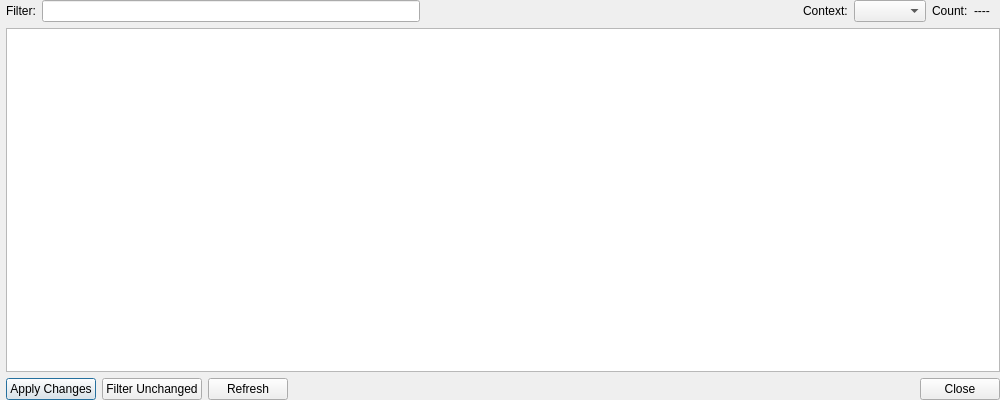
<?xml version="1.0" encoding="UTF-8"?>
<ui version="4.0">
 <class>ReplacementPreviewPlus</class>
 <widget class="QDialog" name="ReplacementPreviewPlus">
  <property name="geometry">
   <rect>
    <x>0</x>
    <y>0</y>
    <width>1000</width>
    <height>400</height>
   </rect>
  </property>
  <property name="windowTitle">
   <string>Replacements (Delete Unwanted Replacements)</string>
  </property>
  <layout class="QVBoxLayout" name="verticalLayout">
   <property name="leftMargin">
    <number>6</number>
   </property>
   <property name="topMargin">
    <number>0</number>
   </property>
   <property name="rightMargin">
    <number>0</number>
   </property>
   <property name="bottomMargin">
    <number>0</number>
   </property>
   <item>
    <layout class="QHBoxLayout" name="horizontalLayout" stretch="0,0,0,0,0,0,0">
     <item>
      <widget class="QLabel" name="label">
       <property name="text">
        <string>Filter:</string>
       </property>
      </widget>
     </item>
     <item>
      <widget class="QLineEdit" name="leFilter"/>
     </item>
     <item>
      <spacer name="horizontalSpacer1">
       <property name="orientation">
        <enum>Qt::Horizontal</enum>
       </property>
       <property name="sizeHint" stdset="0">
        <size>
         <width>20</width>
         <height>10</height>
        </size>
       </property>
      </spacer>
     </item>
     <item>
      <widget class="QLabel" name="ctxlbl">
       <property name="toolTip">
        <string>Select the amount of context in characters shown before and after the match.</string>
       </property>
       <property name="text">
        <string>Context:</string>
       </property>
      </widget>
     </item>
     <item>
      <widget class="QComboBox" name="amtcb">
       <property name="sizePolicy">
        <sizepolicy hsizetype="Fixed" vsizetype="Fixed">
         <horstretch>0</horstretch>
         <verstretch>0</verstretch>
        </sizepolicy>
       </property>
       <property name="focusPolicy">
        <enum>Qt::StrongFocus</enum>
       </property>
       <property name="editable">
        <bool>false</bool>
       </property>
      </widget>
     </item>
     <item>
      <widget class="QLabel" name="cntlbl">
       <property name="text">
        <string>Count:</string>
       </property>
      </widget>
     </item>
     <item>
      <widget class="QLabel" name="cntamt">
       <property name="toolTip">
        <string>Total Number of Matches/Replacements</string>
       </property>
       <property name="text">
        <string>----   </string>
       </property>
      </widget>
     </item>
    </layout>
   </item>
   <item>
    <widget class="QTreeView" name="PreviewTree">
     <property name="sizePolicy">
      <sizepolicy hsizetype="Expanding" vsizetype="Expanding">
       <horstretch>0</horstretch>
       <verstretch>0</verstretch>
      </sizepolicy>
     </property>
     <property name="toolTip">
      <string>Delete unwanted replacements from the table.
       Warning: Once replacements are applied, no &quot;undo&quot; is possible.</string>
     </property>
     <property name="editTriggers">
      <set>QAbstractItemView::NoEditTriggers</set>
     </property>
     <property name="showDropIndicator" stdset="0">
      <bool>false</bool>
     </property>
     <property name="alternatingRowColors">
      <bool>true</bool>
     </property>
     <property name="selectionMode">
      <enum>QAbstractItemView::ContiguousSelection</enum>
     </property>
     <property name="uniformRowHeights">
      <bool>true</bool>
     </property>
     <property name="sortingEnabled">
      <bool>false</bool>
     </property>
     <property name="expandsOnDoubleClick">
      <bool>false</bool>
     </property>
    </widget>
   </item>
   <item>
    <layout class="QHBoxLayout" name="horizontalLayout_2">
     <item>
      <widget class="QPushButton" name="Apply">
       <property name="focusPolicy">
        <enum>Qt::StrongFocus</enum>
       </property>
       <property name="toolTip">
        <string>Apply the remaining replacements listed in the table.
         Warning: Once applied, no &quot;undo&quot; is possible.</string>
       </property>
       <property name="text">
        <string>Apply Changes</string>
       </property>
      </widget>
     </item>
     <item>
      <widget class="QPushButton" name="filterUnchanged">
       <property name="text">
        <string>Filter Unchanged</string>
       </property>
      </widget>
     </item>
     <item>
      <widget class="QPushButton" name="btnRefresh">
       <property name="text">
        <string>Refresh</string>
       </property>
      </widget>
     </item>
     <item>
      <spacer name="horizontalSpacer_2">
       <property name="orientation">
        <enum>Qt::Horizontal</enum>
       </property>
       <property name="sizeHint" stdset="0">
        <size>
         <width>40</width>
         <height>20</height>
        </size>
       </property>
      </spacer>
     </item>
     <item>
      <widget class="QDialogButtonBox" name="btnClose">
       <property name="sizePolicy">
        <sizepolicy hsizetype="Fixed" vsizetype="Fixed">
         <horstretch>0</horstretch>
         <verstretch>0</verstretch>
        </sizepolicy>
       </property>
       <property name="standardButtons">
        <set>QDialogButtonBox::Close</set>
       </property>
      </widget>
     </item>
    </layout>
   </item>
  </layout>
 </widget>
 <resources/>
 <connections/>
</ui>
